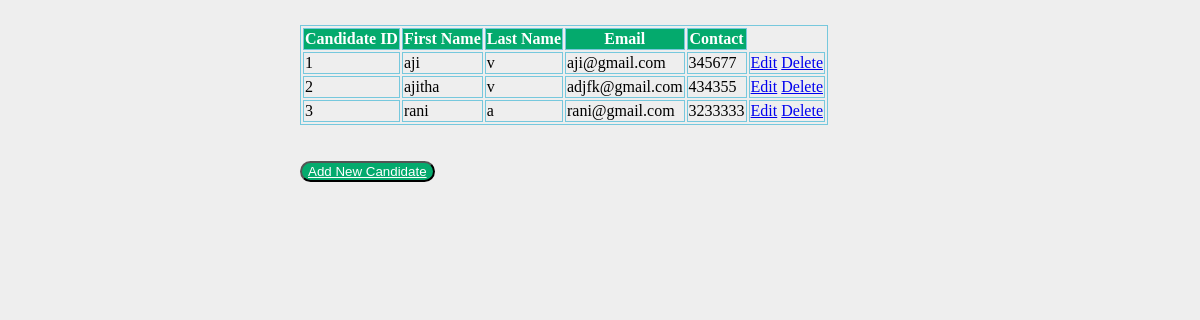
The page /show on the database as committed earlier.
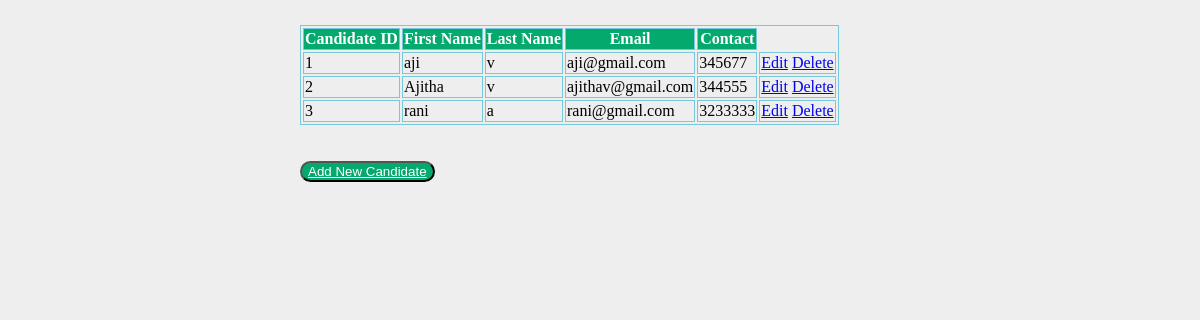
The same page on the database as committed later.
### candidateapp/models.py (models this page shows, shortened)
class Candidatedirectory(models.Model):
    first_name = models.CharField(max_length=255)
    last_name = models.CharField(max_length=255)
    email = models.CharField(max_length=50)
    contact_no_primary = models.DecimalField(max_digits=10, decimal_places=0,null=True)
    contact_no_alternate = models.DecimalField(max_digits=10, decimal_places=0, null=True)
    class Meta:
        db_table = "Candidatedirectory"

### candidateapp/views.py (the view)
# urls.py: path('show',views.show),
def show(request):
    candidates = Candidatedirectory.objects.all()
    return render(request,"show.html",{'candidates':candidates})

### candidateapp/templates/show.html (shortened to what this page needs)
<!DOCTYPE html>
<html lang="en">
<head>
    {% load static %}
    <link rel="stylesheet" href="{% static 'css/style.css' %}">
</head>
<body>
    <table>
        <thead>
            <tr>
                <th>Candidate ID</th>
                <th>First Name</th>
                <th>Last Name</th>
                <th>Email</th>
                <th>Contact</th>
            </tr>
        </thead>
        <tbody>
            {% for candidate in candidates %}
            <tr>
                <td>{{ candidate.id }}</td>
                <td>{{ candidate.first_name }}</td>
                <td>{{ candidate.last_name }}</td>
                <td>{{ candidate.email }}</td>
                <td>{{ candidate.contact_no_primary }}</td>
                <td>
                    <a href="/edit/{{ candidate.id }}">Edit</a>
                    <a href="/delete/{{candidate.id}}">Delete</a>
                </td>
            </tr>
            {% endfor %}
        </tbody>
    </table>
    <br>
    <br>
    <button><a style="color:white;" href="/emp">Add New Candidate</a></button>
</body>
</html>

### candidateapp/static/css/style.css (style rules this page uses)
body { background: #eee; height: 100%; margin: 25px 0; padding-left: 300px; }
table, th, td { border: 1px solid rgb(118, 200, 221); }
th { background-color: #04AA6D; color: white; }
button { border-radius: 12px; color: aqua; background-color: #04AA6D; cursor: pointer; }

Rows that differ between the two databases and show on the page:
changed Candidatedirectory id 2: first_name "ajitha" → "Ajitha"; email "adjfk@gmail.com" → "ajithav@gmail.com"; contact_no_primary "434355" → "344555"
